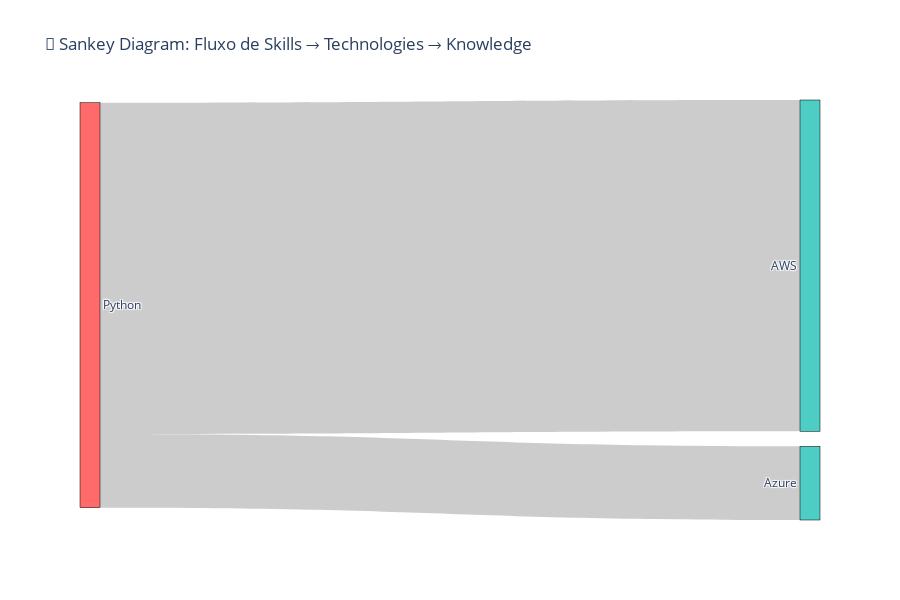

Notebook code for this chart:
### Code cell
# Visualização 3: Sankey Diagram - Fluxo de Skills → Technologies → Knowledge
# Baseado no pareto das colunas skills, technologies e technical_knowledge
# Selecionando o top 5 de cada coluna

import plotly.graph_objects as go

# Preparar dados para Sankey

# Nós (nodes)
nodes = pareto_skills['skills'] + pareto_skills['technologies'] + pareto_skills['technical_knowledge']
nodes = list(set(nodes))

node_indices = {node: idx for idx, node in enumerate(nodes)}

# Links (source -> target)
links = []

# Skills -> Technologies
for idx, row in job_results.iterrows():
    skills = row['skills'] if isinstance(row['skills'], list) else []
    techs = row['technologies'] if isinstance(row['technologies'], list) else []
    knowledge = row['technical_knowledge'] if isinstance(row['technical_knowledge'], list) else []
    
    # Python/SQL -> Technologies
    if 'Python' in skills:
        if 'Docker' in techs:
            links.append(('Python', 'Docker'))
        if 'AWS' in techs:
            links.append(('Python', 'AWS'))
        if 'Azure' in techs:
            links.append(('Python', 'Azure'))
        if 'Kubernetes' in techs:
            links.append(('Python', 'Kubernetes'))
    
    if 'SQL' in skills:
        if 'AWS' in techs:
            links.append(('SQL', 'AWS'))
        if 'Azure' in techs:
            links.append(('SQL', 'Azure'))
    
    # Technologies -> Knowledge
    if 'Docker' in techs:
        if 'Model Deployment' in knowledge:
            links.append(('Docker', 'Model Deployment'))
        if 'MLOps' in knowledge:
            links.append(('Docker', 'MLOps'))
    
    if 'AWS' in techs or 'Azure' in techs:
        if 'Cloud Computing' in knowledge:
            if 'AWS' in techs:
                links.append(('AWS', 'Cloud Computing'))
            if 'Azure' in techs:
                links.append(('Azure', 'Cloud Computing'))
    
    if 'Kubernetes' in techs:
        if 'MLOps' in knowledge:
            links.append(('Kubernetes', 'MLOps'))

# Contar ocorrências
from collections import Counter
link_counts = Counter(links)

# Preparar dados para Sankey
sources = []
targets = []
values = []

for (source, target), count in link_counts.items():
    if source in node_indices and target in node_indices:
        sources.append(node_indices[source])
        targets.append(node_indices[target])
        values.append(count)

# Criar Sankey
fig = go.Figure(data=[go.Sankey(
    node = dict(
        pad = 15,
        thickness = 20,
        line = dict(color = "black", width = 0.5),
        label = nodes,
        color = ["#FF6B6B", "#FF6B6B", "#4ECDC4", "#4ECDC4", "#4ECDC4", "#4ECDC4",
                 "#45B7D1", "#45B7D1", "#45B7D1", "#45B7D1", "#45B7D1"]
    ),
    link = dict(
        source = sources,
        target = targets,
        value = values
    )
)])

fig.update_layout(
    title="🌊 Sankey Diagram: Fluxo de Skills → Technologies → Knowledge",
    font_size=12,
    height=600
)

fig.show()

### Figure 1 — Plotly figure (JSON) as saved in the notebook; plotly's stock layout.template omitted (floating-point values rounded to 4 significant figures)
{"data": [{"link": {"source": [0, 0], "target": [3, 4], "value": [9, 2]}, "node": {"color": ["#FF6B6B", "#FF6B6B", "#4ECDC4", "#4ECDC4", "#4ECDC4", "#4ECDC4", "#45B7D1", "#45B7D1", "#45B7D1", "#45B7D1", "#45B7D1"], "label": ["Python", "SQL", "Docker", "AWS", "Azure", "Kubernetes", "Model Deployment", "Machine Learning", "Data Engineering", "MLOps", "Cloud Computing"], "line": {"color": "black", "width": 0.5}, "pad": 15, "thickness": 20}, "type": "sankey"}], "layout": {"font": {"size": 12}, "height": 600, "title": {"text": "🌊 Sankey Diagram: Fluxo de Skills → Technologies → Knowledge"}}}
